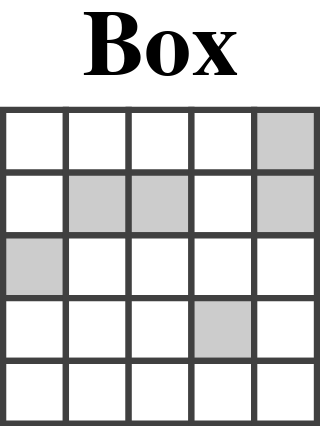

This figure's Vega-Lite source:
### Vega specification from a JSON file in a GitHub repository (floating-point values rounded to 4 significant figures)
{"$schema": "https://vega.github.io/schema/vega/v3.0.json", "width": 100, "height": 100, "padding": 0, "title": {"text": {"signal": "title"}, "fontSize": 30, "titleFontSize": 40}, "autosize": "pad", "signals": [{"name": "title", "value": "Box"}, {"name": "width", "value": 100}, {"name": "height", "value": 100}], "data": [{"name": "config", "values": [{"id": 0, "title": "Main -80 Freezer", "currentSelection": 15, "data": {"id": "p1234", "name": "Main -80 Freezer"}}]}, {"name": "tree", "values": [{"id": 1, "name": "Box"}, {"id": 2, "name": "Col 1", "parent": 1}, {"id": 3, "name": "Col 2", "parent": 1}, {"id": 4, "name": "Col 3", "parent": 1}, {"id": 5, "name": "Col 4", "parent": 1}, {"id": 6, "name": "Col 5", "parent": 1}, {"id": 7, "name": "C1R1", "parent": 2, "class": "o", "size": 100}, {"id": 8, "name": "C1R2", "parent": 2, "class": "o", "size": 100}, {"id": 9, "parent": 2, "class": "e", "size": 100}, {"id": 10, "name": "C1R4", "parent": 2, "class": "o", "size": 100}, {"id": 100, "name": "C1R4", "parent": 2, "class": "o", "size": 100}, {"id": 12, "name": "C1R1", "parent": 3, "class": "o", "size": 100}, {"id": 13, "parent": 3, "class": "e", "size": 100}, {"id": 14, "name": "C1R3", "parent": 3, "class": "o", "size": 100}, {"id": 15, "name": "C1R4", "parent": 3, "class": "o", "size": 100}, {"id": 150, "name": "C1R4", "parent": 3, "class": "o", "size": 100}, {"id": 16, "name": "C1R1", "parent": 4, "class": "o", "size": 100}, {"id": 17, "parent": 4, "class": "e", "size": 100}, {"id": 18, "name": "C1R3", "parent": 4, "class": "o", "size": 100}, {"id": 19, "name": "C1R4", "parent": 4, "class": "o", "size": 100}, {"id": 190, "name": "C1R4", "parent": 4, "class": "o", "size": 100}, {"id": 20, "name": "C1R1", "parent": 5, "class": "o", "size": 100}, {"id": 21, "name": "C1R2", "parent": 5, "class": "o", "size": 100}, {"id": 22, "name": "C1R3", "parent": 5, "class": "o", "size": 100}, {"id": 23, "parent": 5, "class": "e", "size": 100}, {"id": 240, "name": "C1R1", "parent": 5, "class": "o", "size": 100}, {"id": 24, "parent": 6, "class": "e", "size": 100}, {"id": 25, "parent": 6, "class": "e", "size": 100}, {"id": 26, "name": "C1R3", "class": "o", "parent": 6, "size": 100}, {"id": 27, "name": "C1R4", "class": "o", "parent": 6, "size": 100}, {"id": 270, "name": "C1R4", "class": "o", "parent": 6, "size": 100}], "transform": [{"type": "stratify", "key": "id", "parentKey": "parent"}, {"type": "treemap", "field": "size", "round": true, "method": "slicedice", "ratio": 1, "size": [{"signal": "width"}, {"signal": "height"}]}]}, {"name": "nodes", "source": "tree", "transform": [{"type": "filter", "expr": "!datum.class"}]}, {"name": "cells", "source": "tree", "transform": [{"type": "filter", "expr": "datum.class"}]}], "scales": [{"name": "color", "type": "ordinal", "range": ["#3182bd", "#6baed6", "#9ecae1", "#c6dbef", "#e6550d", "#fd8d3c", "#fdae6b", "#fdd0a2", "#31a354", "#74c476", "#a1d99b", "#c7e9c0", "#756bb1", "#9e9ac8", "#bcbddc", "#dadaeb", "#636363", "#969696", "#bdbdbd", "#d9d9d9"]}, {"name": "size", "type": "ordinal", "domain": [0, 1, 2, 3], "range": [256, 14, 7, 7]}, {"name": "opacity", "type": "ordinal", "domain": [0, 1, 2, 3], "range": [0.15, 0.5, 0.8, 1.0]}], "marks": [{"type": "rect", "from": {"data": "nodes"}, "interactive": false, "encode": {"enter": {"fill": {"value": "transparent"}, "stroke": {"value": "transparent"}}, "update": {"x": {"field": "x0"}, "y": {"field": "y0"}, "x2": {"field": "x1"}, "y2": {"field": "y1"}}}}, {"type": "rect", "from": {"data": "cells"}, "encode": {"enter": {"stroke": {"value": "#404040"}, "strokeWidth": [{"test": "datum.selected", "value": 4}, {"value": 2}], "fill": [{"test": "datum.selected", "value": "#00ffff"}, {"test": "datum.class==='o'", "value": "white"}, {"value": "#cccccc"}]}, "update": {"x": {"field": "x0"}, "y": {"field": "y0"}, "x2": {"field": "x1"}, "y2": {"field": "y1"}, "strokeWidth": [{"test": "datum.selected", "value": 4}, {"value": 2}], "fill": [{"test": "datum.selected", "value": "#00ffff"}, {"test": "datum.class==='o'", "value": "white"}, {"value": "#cccccc"}]}, "hover": {"fill": {"value": "#00d0ff"}}}}]}
